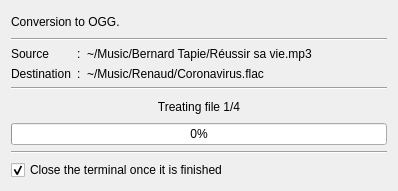
<?xml version="1.0" encoding="UTF-8"?>
<ui version="4.0">
 <class>Dialog</class>
 <widget class="QDialog" name="Dialog">
  <property name="geometry">
   <rect>
    <x>0</x>
    <y>0</y>
    <width>398</width>
    <height>191</height>
   </rect>
  </property>
  <property name="windowTitle">
   <string>OGG conversion</string>
  </property>
  <layout class="QVBoxLayout" name="verticalLayout_2">
   <item>
    <widget class="QLabel" name="labelExtension">
     <property name="text">
      <string>Conversion to OGG.</string>
     </property>
    </widget>
   </item>
   <item>
    <widget class="Line" name="line">
     <property name="orientation">
      <enum>Qt::Horizontal</enum>
     </property>
    </widget>
   </item>
   <item>
    <layout class="QGridLayout" name="gridLayout">
     <item row="1" column="2">
      <widget class="QLabel" name="labelDestination">
       <property name="text">
        <string>~/Music/Renaud/Coronavirus.flac</string>
       </property>
      </widget>
     </item>
     <item row="0" column="2">
      <widget class="QLabel" name="labelSource">
       <property name="text">
        <string>~/Music/Bernard Tapie/Réussir sa vie.mp3</string>
       </property>
      </widget>
     </item>
     <item row="0" column="0">
      <widget class="QLabel" name="label_2">
       <property name="sizePolicy">
        <sizepolicy hsizetype="Fixed" vsizetype="Preferred">
         <horstretch>0</horstretch>
         <verstretch>0</verstretch>
        </sizepolicy>
       </property>
       <property name="text">
        <string>Source</string>
       </property>
      </widget>
     </item>
     <item row="1" column="0">
      <widget class="QLabel" name="label_3">
       <property name="sizePolicy">
        <sizepolicy hsizetype="Fixed" vsizetype="Preferred">
         <horstretch>0</horstretch>
         <verstretch>0</verstretch>
        </sizepolicy>
       </property>
       <property name="text">
        <string>Destination</string>
       </property>
      </widget>
     </item>
     <item row="0" column="1">
      <widget class="QLabel" name="label_6">
       <property name="sizePolicy">
        <sizepolicy hsizetype="Fixed" vsizetype="Preferred">
         <horstretch>0</horstretch>
         <verstretch>0</verstretch>
        </sizepolicy>
       </property>
       <property name="text">
        <string>:</string>
       </property>
      </widget>
     </item>
     <item row="1" column="1">
      <widget class="QLabel" name="label_7">
       <property name="sizePolicy">
        <sizepolicy hsizetype="Fixed" vsizetype="Preferred">
         <horstretch>0</horstretch>
         <verstretch>0</verstretch>
        </sizepolicy>
       </property>
       <property name="text">
        <string>:</string>
       </property>
      </widget>
     </item>
    </layout>
   </item>
   <item>
    <widget class="Line" name="line_2">
     <property name="orientation">
      <enum>Qt::Horizontal</enum>
     </property>
    </widget>
   </item>
   <item>
    <widget class="QLabel" name="labelStep">
     <property name="text">
      <string>Treating file 1/4</string>
     </property>
     <property name="alignment">
      <set>Qt::AlignCenter</set>
     </property>
    </widget>
   </item>
   <item>
    <widget class="QProgressBar" name="progressBar">
     <property name="value">
      <number>0</number>
     </property>
    </widget>
   </item>
   <item>
    <widget class="Line" name="line_3">
     <property name="orientation">
      <enum>Qt::Horizontal</enum>
     </property>
    </widget>
   </item>
   <item>
    <widget class="QCheckBox" name="checkBox">
     <property name="text">
      <string>Close the terminal once it is finished</string>
     </property>
     <property name="checked">
      <bool>true</bool>
     </property>
    </widget>
   </item>
  </layout>
 </widget>
 <resources/>
 <connections/>
</ui>
